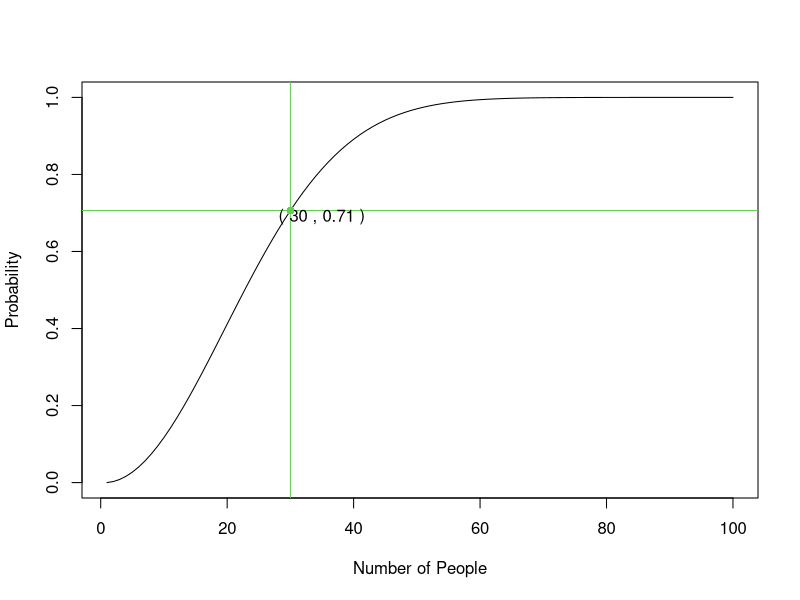

This figure's R source:
x <- 1:100
f <- function(x) 1-prod(seq(365,366-x)/365)
pr <- sapply(x,f)
plot(x,pr,type="l",xlab="Number of People",ylab="Probability")
abline(v=30,col=3)
abline(h=f(30),col=3)
text(35,y=0.69,paste("(",30,",",round(f(30), digits=2),")"))
points(30,f(30),col=3,pch=16)
